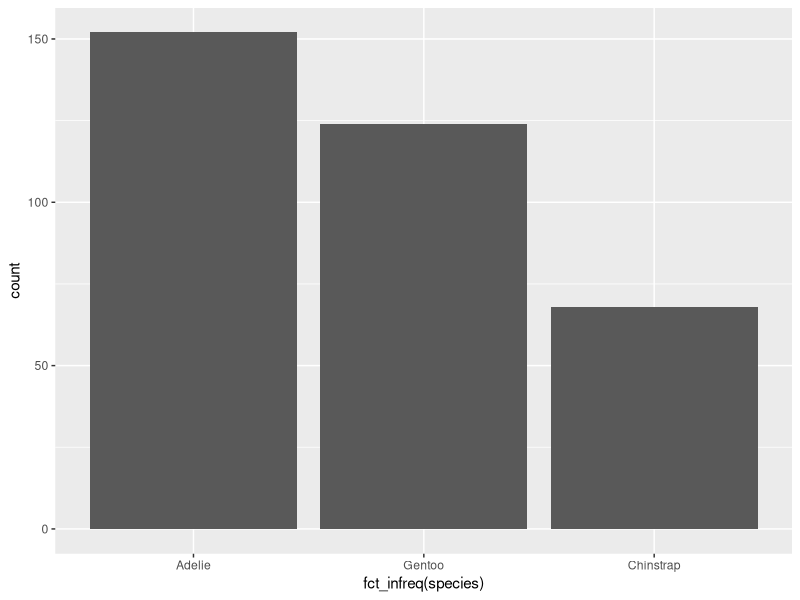
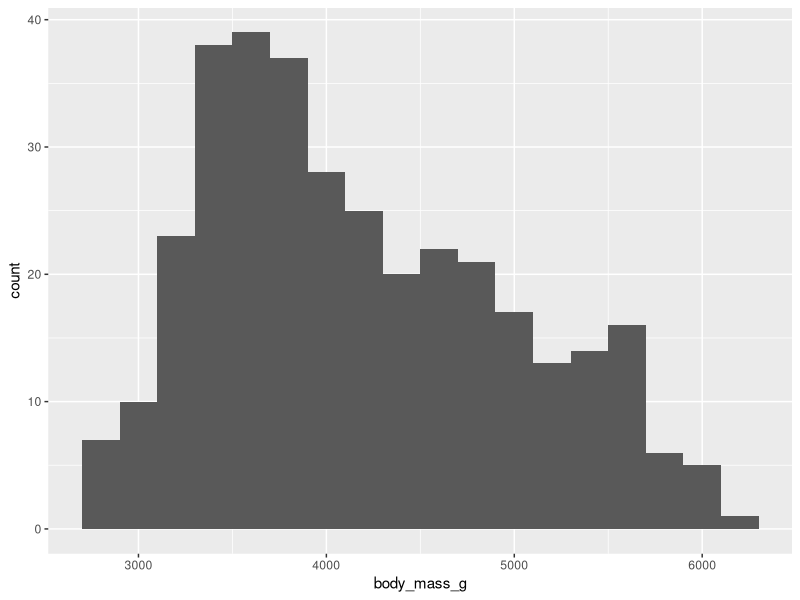
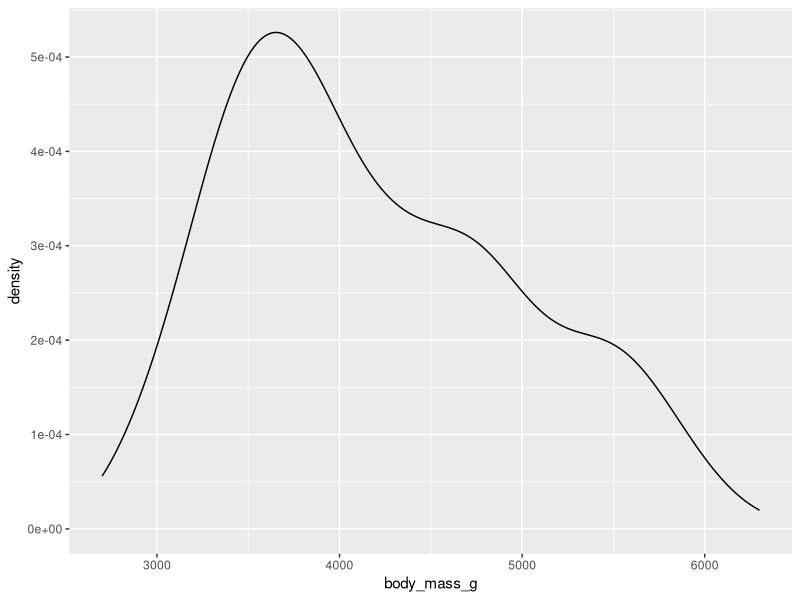
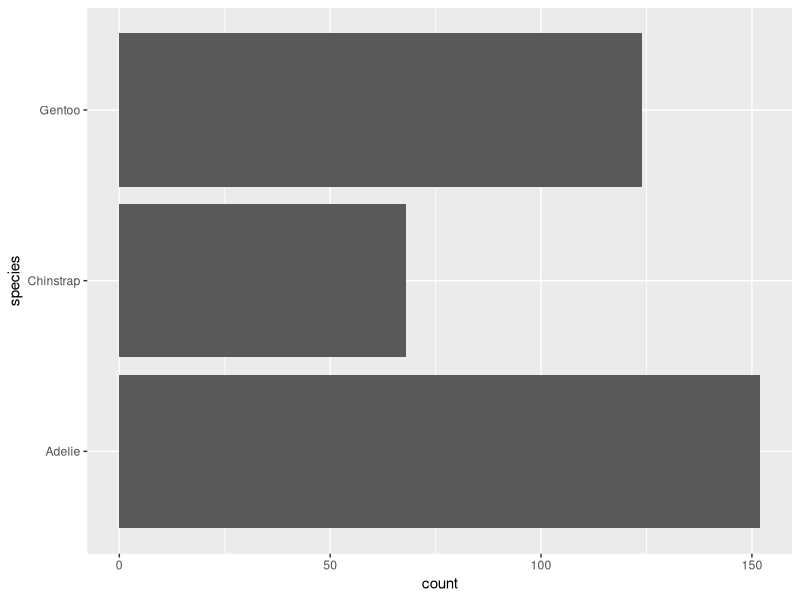
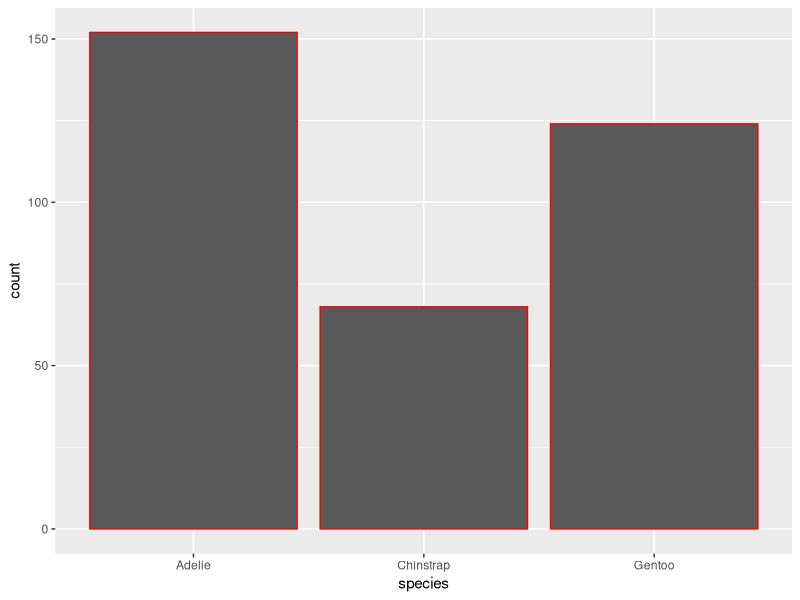
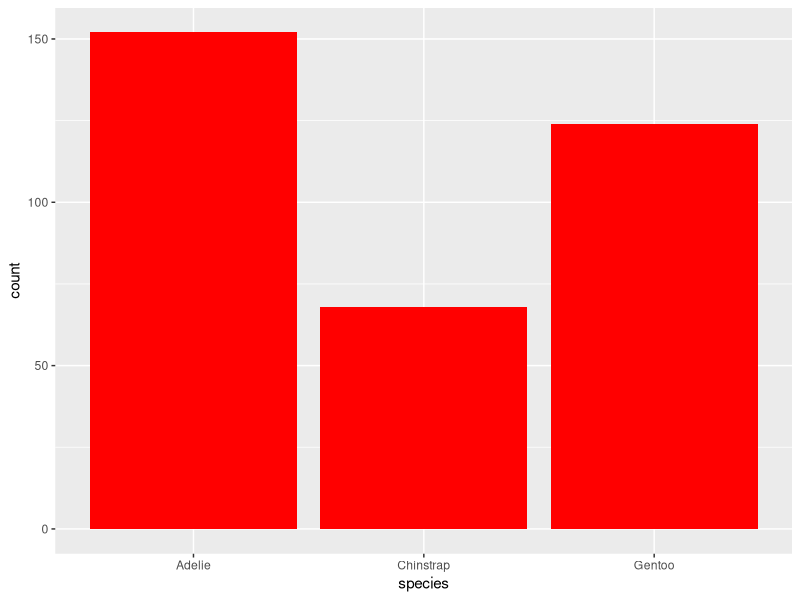
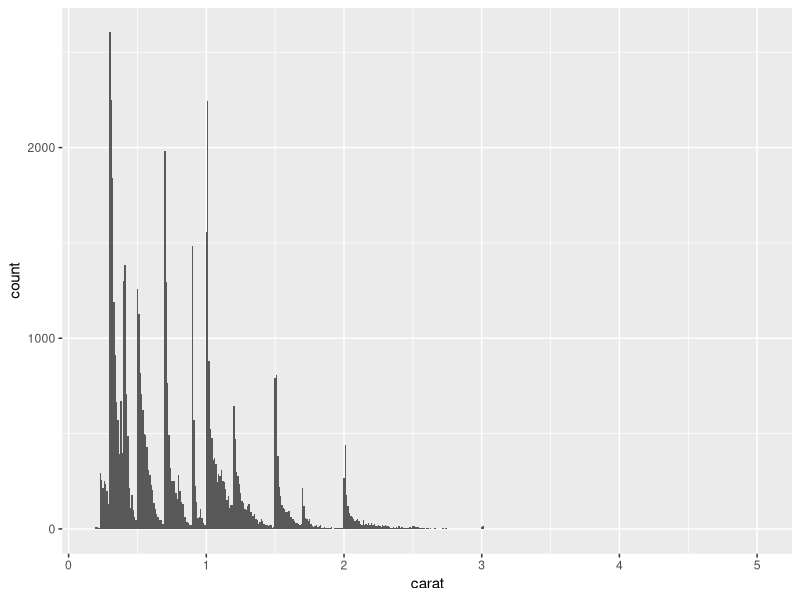
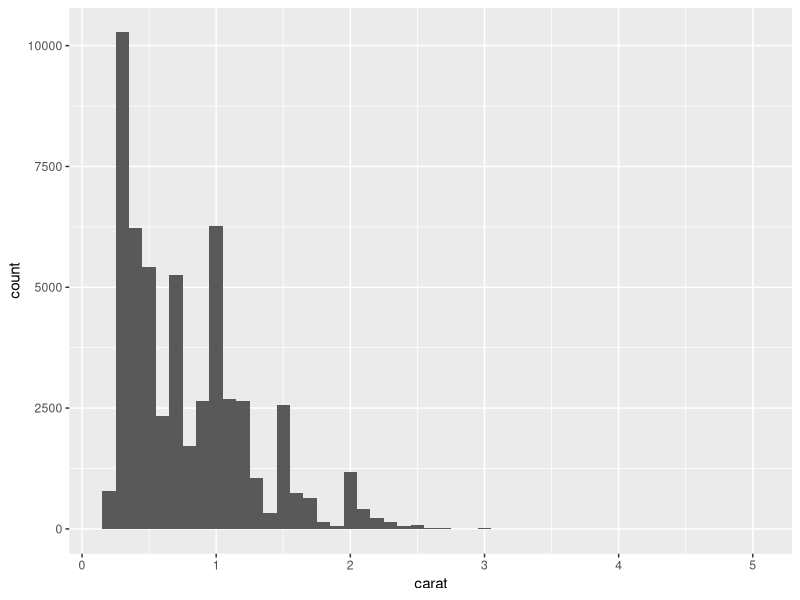

Here is the R script that generated these plots, in order:
library(tidyverse)
library(palmerpenguins)
library(ggthemes)

# categorical - bar chart
# fct_infreq(species) -> reorder the bars based on their frequencies
ggplot(penguins, aes(x = fct_infreq(species))) +
  geom_bar()

# numerical
# You can set the width of the intervals in a histogram with the binwidth argument,
# which is measured in the units of the x variable
ggplot(penguins, aes(x = body_mass_g)) +
  geom_histogram(binwidth = 200)

ggplot(penguins, aes(x = body_mass_g)) +
  geom_density()

# Exercises 1.4.3

# Make a bar plot of species of penguins, where you assign species to the y aesthetic. How is this plot different?
ggplot(penguins, aes(y = species)) +
  geom_bar()
# It creates horizontal lines instead of vertical

# How are the following two plots different? Which aesthetic, color or fill, is more useful for changing the color of bars?
ggplot(penguins, aes(x = species)) +
  geom_bar(color = "red")

ggplot(penguins, aes(x = species)) +
  geom_bar(fill = "red")
# color arg just colors the borders red, while fill arg fills the bars red.
# fill is more useful.

# What does the bins argument in geom_histogram() do?
# bins = Number of bins. Overridden by binwidth. Defaults to 30.

# Make a histogram of the carat variable in the diamonds dataset that is available when you load the tidyverse package.
# Experiment with different binwidths. What binwidth reveals the most interesting patterns?
ggplot(diamonds, aes(x=carat)) + geom_histogram(binwidth = 0.01)
ggplot(diamonds, aes(x=carat)) + geom_histogram(binwidth = 0.1)
ggplot(diamonds, aes(x=carat)) + geom_histogram(binwidth = 1)
# binwidth of 0.1 is the most useful one for me in this case.

# 1.5 Visualizing relationships

# To visualize the relationship between a numerical and a categorical variable we can use side-by-side box plots.
# A boxplot is a type of visual shorthand for measures of position (percentiles) that describe a distribution.
# It is also useful for identifying potential outliers.

# A box that indicates the range of the middle half of the data, a distance known as the interquartile range (IQR),
# stretching from the 25th percentile of the distribution to the 75th percentile.
# In the middle of the box is a line that displays the median, i.e. 50th percentile, of the distribution.
# These three lines give you a sense of the spread of the distribution
# and whether or not the distribution is symmetric about the median or skewed to one side.
# 
# Visual points that display observations that fall more than 1.5 times the IQR from either edge of the box.
# These outlying points are unusual so are plotted individually.
# 
# A line (or whisker) that extends from each end of the box and goes to the farthest non-outlier point in the distribution.

ggplot(penguins, aes(x = species, y = body_mass_g)) +
  geom_boxplot()

ggplot(penguins, aes(x = body_mass_g, color = species)) +
  geom_density(linewidth = 0.75)

ggplot(penguins, aes(x = body_mass_g, color = species, fill = species)) +
  geom_density(alpha = 0.5)

# We can use stacked bar plots to visualize the relationship between two categorical variables
# The following two stacked bar plots both display the relationship between island and species,
# or specifically, visualizing the distribution of species within each island.

ggplot(penguins, aes(x = island, fill = species)) +
  geom_bar()

# Using next plot we can see Gentoo penguins all live on Biscoe island and make up roughly 75% of the penguins on that island,
# Chinstrap all live on Dream island and make up roughly 50% of the penguins on that island,
# and Adelie live on all three islands and make up all of the penguins on Torgersen.

ggplot(penguins, aes(x = island, fill = species)) +
  geom_bar(position = "fill")

ggplot(penguins, aes(x = flipper_length_mm, y = body_mass_g)) +
  geom_point(aes(color = species, shape = island))

# Another way, which is particularly useful for categorical variables,
# is to split your plot into facets, subplots that each display one subset of the data.
# To facet your plot by a single variable, use facet_wrap().
# The first argument of facet_wrap() is a formula3, which you create with ~ followed by a variable name.
# The variable that you pass to facet_wrap() should be categorical.
ggplot(penguins, aes(x = flipper_length_mm, y = body_mass_g)) +
  geom_point(aes(color = species, shape = species)) +
  facet_wrap(~island)

# Exercises 1.5.5

# The mpg data frame that is bundled with the ggplot2 package contains 234 observations collected by the US Environmental Protection Agency on 38 car models.
# Which variables in mpg are categorical? Which variables are numerical? (Hint: Type ?mpg to read the documentation for the dataset.) How can you see this information when you run mpg?
?mpg
View(mpg)
# numerical: displ, year, cyl, cty, hwy
# categorical: trans, drv, fl, class, model, manufacturer

# Make a scatterplot of hwy vs. displ using the mpg data frame.
# Next, map a third, numerical variable to color, then size, then both color and size, then shape.
# How do these aesthetics behave differently for categorical vs. numerical variables?
ggplot(mpg, aes(x=hwy, y=displ, color=cty)) + geom_point()
ggplot(mpg, aes(x=hwy, y=displ, size=cty)) + geom_point()
ggplot(mpg, aes(x=hwy, y=displ, color=cty, size=cty)) + geom_point()
# ggplot(mpg, aes(x=hwy, y=displ, shape=year))+geom_point()
# numerical var. does not work with shape
ggplot(mpg, aes(x=hwy, y=displ, color=cty, size=cty, shape=drv)) + geom_point()

# In the scatterplot of hwy vs. displ, what happens if you map a third variable to linewidth?
ggplot(mpg, aes(x=hwy, y=displ, linewidth = cty)) + geom_point()
# Nothing happens

# What happens if you map the same variable to multiple aesthetics?
ggplot(mpg, aes(x=drv, y=drv, color=drv, size=drv, shape=drv)) + geom_point()
# not useful

# Make a scatterplot of bill_depth_mm vs. bill_length_mm and color the points by species.
# What does adding coloring by species reveal about the relationship between these two variables? What about faceting by species?
ggplot(penguins, aes(x=bill_depth_mm, y=bill_length_mm, color=species)) + geom_point()
# Adelies tend to have deeper bills while Gentoos have longer ones. Chinstraps have longer and deeper bills.
ggplot(penguins, aes(x=bill_depth_mm, y=bill_length_mm, color=species)) + 
  geom_point() + 
  facet_wrap(~species)

# Why does the following yield two separate legends? How would you fix it to combine the two legends?
ggplot(
  data = penguins,
  mapping = aes(
    x = bill_length_mm, y = bill_depth_mm, 
    color = species, shape = species
  )
) +
  geom_point() +
  labs(color = "Species", shape="Species")
# add shape="Species" to labs

# Create the two following stacked bar plots.
# Which question can you answer with the first one? Which question can you answer with the second one?
ggplot(penguins, aes(x = island, fill = species)) +
  geom_bar(position = "fill")
ggplot(penguins, aes(x = species, fill = island)) +
  geom_bar(position = "fill")
# 1st: Stacked by Species within Each Island
# How many different species do islands have?
# 2nd: Stacked by Island within Each Species
# How each species spread across different islands?

ggplot(penguins, aes(x = flipper_length_mm, y = body_mass_g)) + geom_point()
# ggsave(filename = "penguin-plot.png")
# if you want to save
